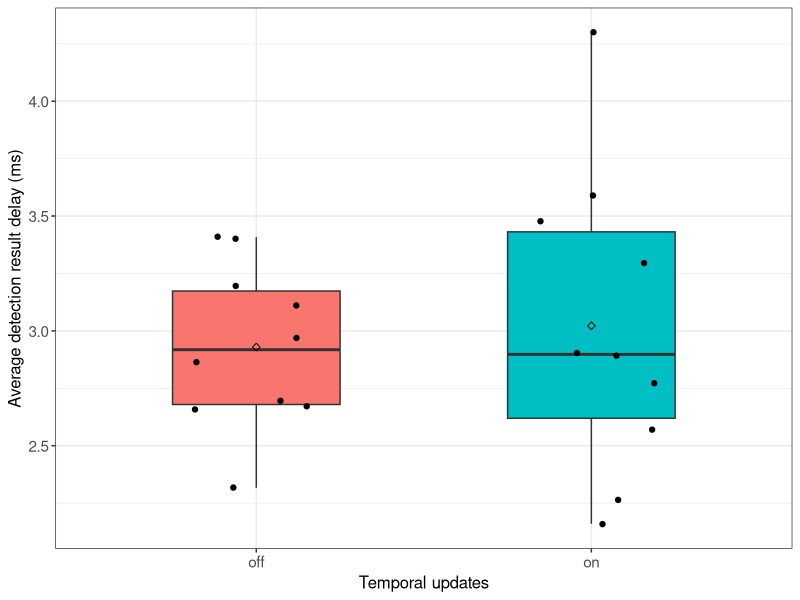
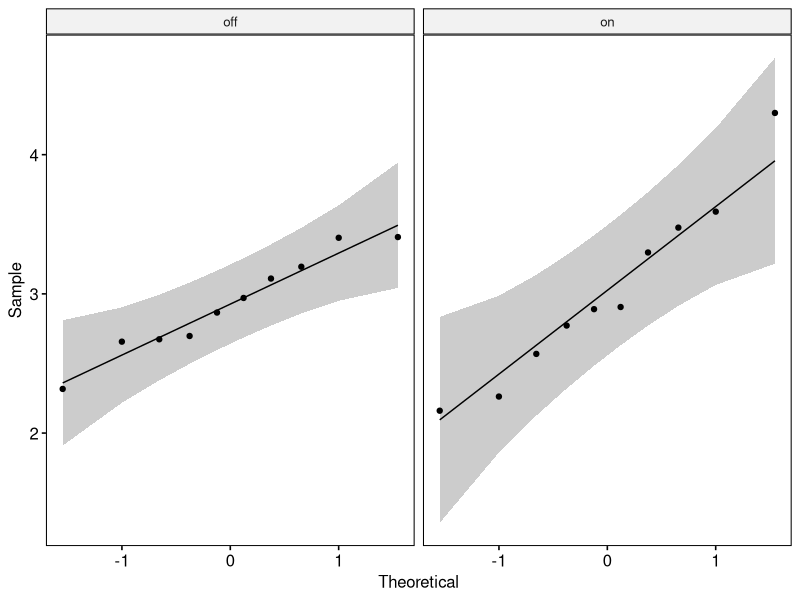

Here is the R script that generated these plots, in order:
## ---- chunk 1
if (!require('tidyverse')) install.packages('tidyverse', dependencies = TRUE); library('tidyverse')
if (!require('ggpubr')) install.packages('ggpubr', dependencies = TRUE); library('ggpubr')
if (!require('rstatix')) install.packages('rstatix', dependencies = TRUE); library('rstatix')
if (!require('ggplot2')) install.packages('ggplot2', dependencies = TRUE); library('ggplot2')
## ---- chunk 2
data <- read.csv(file = '../../raw_data/test_temporal_updates/run_table.csv')
data <- subset(data, select = c(X__run_id, temporal_updates, avg_detection_result_delay_ms))
data$temporal_updates <- as.factor(data$temporal_updates)
data$avg_detection_result_delay_ms <- as.numeric(data$avg_detection_result_delay_ms)
## ---- chunk 3
data %>%
  group_by(temporal_updates) %>%
  get_summary_stats(avg_detection_result_delay_ms, type = "mean_sd")
## ---- chunk 4
ggplot(data, aes(x = temporal_updates, y = avg_detection_result_delay_ms, fill = temporal_updates)) +
  theme_bw() + 
  geom_boxplot(width = 0.5, outlier.size = 0.5) + 
  geom_jitter(width = 0.2) +
  stat_summary(fun = mean, color = 'black', geom = 'point', shape = 5, size = 1.5) +
  labs(x = "Temporal updates", y = "Average detection result delay (ms)") +
  theme(legend.position = 'none') +
  theme(
    axis.title.x = element_text(size = 12, family = 'sans'),
    axis.title.y = element_text(size = 12, family = 'sans'),
    axis.text.x = element_text(size = 11, family = 'sans'),
    axis.text.y = element_text(size = 11, family = 'sans'),
    
  )
## ---- chunk 5
data %>% 
  group_by(temporal_updates) %>%
  identify_outliers(avg_detection_result_delay_ms)
## ---- chunk 6
ggqqplot(data, x = "avg_detection_result_delay_ms", facet.by = "temporal_updates")
## ---- chunk 7
data %>%
  group_by(temporal_updates) %>%
  shapiro_test(avg_detection_result_delay_ms)
## ---- chunk 8
data %>%
  t_test(avg_detection_result_delay_ms ~ temporal_updates) %>%
  add_significance()
